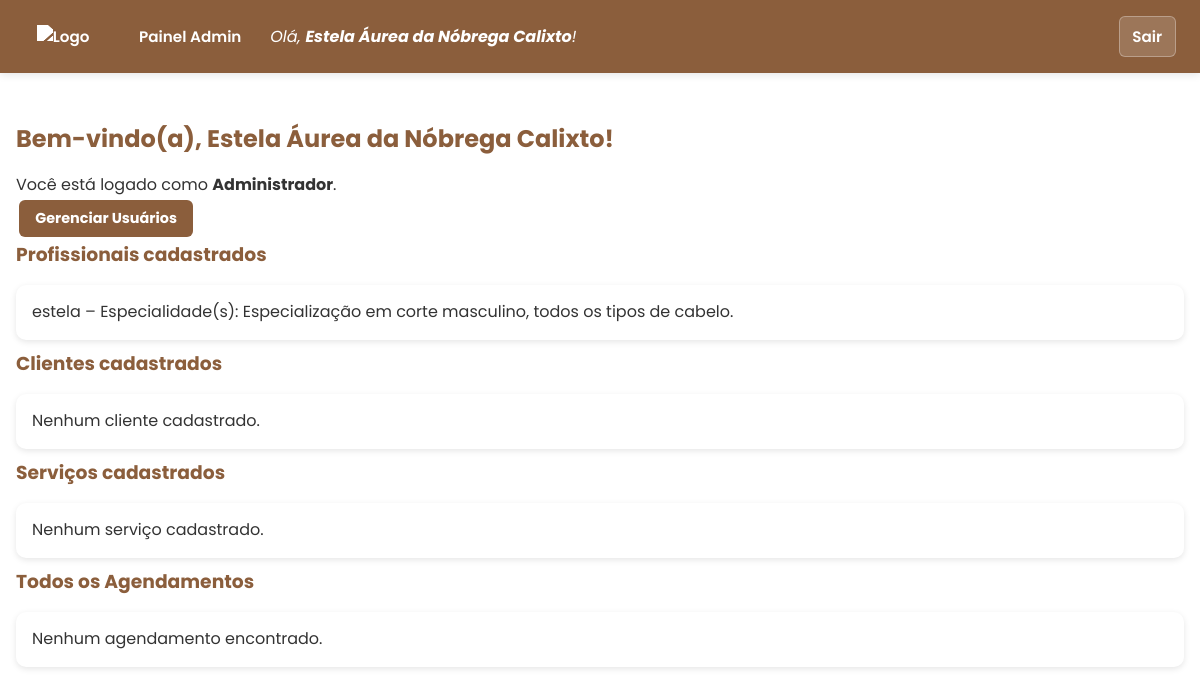
Screenshot of /dashboard/admin (signed in) with the database file from the repository.
### models.py (models this page shows)
class User(db.Model, UserMixin):
    __tablename__ = 'tb_usuarios' # Importante para a chave estrangeira funcionar
    id = db.Column('usu_id', db.Integer, primary_key=True)
    nome = db.Column(db.String(100), nullable=False)
    email = db.Column(db.String(100), unique=True, nullable=False)
    senha_hash = db.Column('usu_senha', db.String(200), nullable=False)
    perfil = db.Column(
        'usu_tipo',
        db.Enum('cliente', 'profissional', 'admin', name='perfil_enum'),
        nullable=False,
        default='cliente'
    )
    is_ativo = db.Column('usu_ativo', db.Boolean, nullable=False, default=True)
    cliente = db.relationship('Cliente', uselist=False, back_populates='user', cascade='all, delete-orphan')
    profissional = db.relationship('Profissional', uselist=False, back_populates='user', cascade='all, delete-orphan')
    administrador = db.relationship('Administrador', uselist=False, back_populates='user', cascade='all, delete-orphan')
    notificacoes = db.relationship('Notificacao', back_populates='user', cascade='all, delete-orphan')

class Profissional(db.Model):
    __tablename__ = 'tb_profissionais'
    id = db.Column('pro_id', db.Integer, primary_key=True)
    user_id = db.Column(
        'pro_usu_id',
        db.Integer,
        db.ForeignKey('tb_usuarios.usu_id'),
        unique=True
    )
    contato = db.Column('pro_contato', db.String(200))
    especialidades = db.Column('pro_especialidades', db.String(500))
    foto_perfil = db.Column('pro_foto_perfil', db.String(100))
    status = db.Column(
        'pro_status',
        db.Enum('pendente', 'aprovado', 'reprovado', name='status_prof_enum'),
        nullable=False,
        default='pendente'
    )
    user = db.relationship('User', back_populates='profissional')
    servicos = db.relationship(
        'Servico',
        back_populates='profissional',
        cascade='all, delete-orphan'
    )
    agendamentos = db.relationship(
        'Agendamento',
        back_populates='profissional',
        cascade='all, delete-orphan'
    )

### app.py (the view)
@app.route('/dashboard/admin')
@exige_login
def dashboard_admin():
    u = current_user()
    if u.perfil != 'admin':
        return redirect(url_for('index'))
    profissionais = Profissional.query.all()
    clientes = Cliente.query.all()
    servicos = Servico.query.all()
    ags = Agendamento.query.order_by(Agendamento.data_hora.desc()).all()
    return render_template(
        'dashboard_admin.html',
        user=u,
        profissionais=profissionais,
        clientes=clientes,
        servicos=servicos,
        agendamentos=ags
    )

### app.py (called while the page is built)
def current_user():
    uid = session.get('user_id')
    if not uid:
        return None
    return User.query.get(uid)

def exige_login(func):
    from functools import wraps
    @wraps(func)
    def wrapper(*args, **kwargs):
        if not current_user():
            return redirect(url_for('index'))
        return func(*args, **kwargs)
    return wrapper

@app.context_processor
def inject_user():
    return dict(user=current_user())

### templates/dashboard_admin.html (shortened to what this page needs)
{% extends "base.html" %}
{% block content %}
  <div class="container">
    <h2>Bem-vindo(a), {{ user.nome }}!</h2>
    <p>Você está logado como <strong>Administrador</strong>.</p>
    <p>
      <a href="{{ url_for('painel_usuarios') }}" class="btn btn-info">Gerenciar Usuários</a>
    </p>
    <h3>Profissionais cadastrados</h3>
    <ul>
      {% for p in profissionais %}
        <li>{{ p.user.nome }} – Especialidade(s): {{ p.especialidades }}</li>
      {% else %}
        <li>Nenhum profissional cadastrado.</li>
      {% endfor %}
    </ul>
    <h3>Clientes cadastrados</h3>
    <ul>
      {% for c in clientes %}
        <li>{{ c.user.nome }} – Contato: {{ c.contato if c.contato else 'Não informado' }}</li>
      {% else %}
        <li>Nenhum cliente cadastrado.</li>
      {% endfor %}
    </ul>
    <h3>Serviços cadastrados</h3>
    <ul>
      {% for s in servicos %}
        <li>{{ s.nome }} ({{ s.duracao_min }} min) – Profissional: {{ s.profissional.user.nome }}</li>
      {% else %}
        <li>Nenhum serviço cadastrado.</li>
      {% endfor %}
    </ul>
    <h3>Todos os Agendamentos</h3>
    <ul>
      {% for ag in agendamentos %}
        <li>
          {{ ag.data_hora.strftime('%d/%m/%Y %H:%M') }} –
          Serviço: {{ ag.servico.nome }} |
          Cliente: {{ ag.cliente.user.nome }} |
          Profissional: {{ ag.profissional.user.nome }}
          ({{ ag.status }})
        </li>
      {% else %}
        <li>Nenhum agendamento encontrado.</li>
      {% endfor %}
    </ul>
  </div>
{% endblock %}

### templates/base.html (shortened to what this page needs)
<!doctype html>
<html lang="pt-BR">
<head>
    <link rel="stylesheet" href="{{ url_for('static', filename='css/style.css') }}">
</head>
<body>
    <header>
        <nav class="nav">
            <div class="nav-logo">
                <a href="{{ url_for('index') }}" class="logo-link">
                    <img src="{{ url_for('static', filename='imgs/logo.png') }}" alt="Logo" class="logo-img">
                </a>
            </div>
            <div class="nav-links" id="nav-links">
                {% if user %}
                    {% if user.perfil == 'cliente' %}
                        <a href="{{ url_for('reservar') }}">Reservar</a>
                    {% elif user.perfil == 'profissional' %}
                        <a href="{{ url_for('dashboard_profissional') }}">Dashboard</a>
                    {% elif user.perfil == 'admin' %}
                        <a href="{{ url_for('dashboard_admin') }}">Painel Admin</a>
                    {% endif %}
                    <div class="user-info">
                        <span>Olá, <strong>{{ user.nome }}</strong>!</span>
                    </div>
                    <a href="{{ url_for('logout') }}" class="logout-btn">Sair</a>
                {% else %}
                    <a href="{{ url_for('login') }}">Entrar</a>
                    <a href="{{ url_for('register_cliente') }}">Cadastrar</a>
                {% endif %}
            </div>
        </nav>
    </header>
    <main>
        {% block content %}{% endblock %}
    </main>
</body>
</html>

### static/css/style.css (style rules this page uses)
* { margin: 0; padding: 0; box-sizing: border-box; }
:root { --cor-primaria: #8B5E3C; --cor-secundaria: #F4E1D2; --cor-destaque: #FF6B35; --cor-fundo: #f9f7f6; --cor-texto: #333; --cor-sucesso: #d4edda; --cor-perigo: #f8d7da; --cor-aviso: #fff3cd; --cor-info: #d1ecf1; }
body { font-family: 'Poppins'; color: var(--cor-texto); min-height: 100vh; background-image: url('../imgs/plano_de_fundo.jpg'); background-repeat: no-repeat; background-size: cover; background-position: center; background-attachment: fixed; }
.container { max-width: 1200px; margin: 2rem auto; padding: 1rem; width: 100%; }
.nav { background: var(--cor-primaria); color: #fff; padding: 1rem 1.5rem; display: flex; gap: 1.5rem; align-items: center; justify-content: space-between; box-shadow: 0 2px 8px rgba(0,0,0,0.1); min-height: 70px; position: relative; flex-wrap: wrap; }
.nav-logo { display: flex; align-items: center; flex-shrink: 0; }
.logo-link { display: flex; align-items: center; text-decoration: none; transition: transform 0.3s ease; outline: none; }
.logo-link, .logo-link:hover, .logo-link:focus, .logo-link:active { background: transparent !important; outline: none; box-shadow: none !important; }
.logo-img { background-color: transparent; max-height: 60px; width: auto; object-fit: contain; filter: brightness(0) invert(1); image-rendering: auto; }
.nav-links { display: flex; gap: 1rem; align-items: center; flex-wrap: wrap; flex: 1; justify-content: flex-end; }
.nav a { color: #fff; text-decoration: none; font-weight: 600; padding: 0.5rem 0.8rem; border-radius: 6px; transition: background 0.3s; font-size: 0.95rem; white-space: nowrap; }
.nav .user-info { margin-right: auto; font-style: italic; display: flex; align-items: center; gap: 0.5rem; flex-wrap: wrap; }
.nav .user-info strong { font-weight: 700; color: #fff; }
.nav .logout-btn { background: rgba(255, 255, 255, 0.15); border: 1px solid rgba(255, 255, 255, 0.3); }
button, .btn { background: var(--cor-primaria); color: #fff; border: none; padding: 0.8rem 1.2rem; border-radius: 8px; font-size: 1rem; font-weight: bold; cursor: pointer; transition: transform 0.2s, background 0.3s; text-align: center; display: inline-block; }
.btn { padding: 0.5rem 1rem; border-radius: 6px; margin: 0.2rem; font-size: 0.9rem; }
ul { list-style: none; padding: 0; }
ul li, .card { background: #fff; margin: 0.6rem 0; padding: 1rem; border-radius: 10px; box-shadow: 0 2px 6px rgba(0,0,0,0.1); line-height: 1.4; }
h1, h2, h3 { color: var(--cor-primaria); margin-bottom: 1rem; }
a { text-decoration: none; color: #0066cc; }
.nav a { position: relative; display: inline-flex; align-items: center; }

### rows the page displays
User: nome "Estela Áurea da Nóbrega Calixto"
Profissional: user.nome "estela", especialidades "Especialização em corte masculino, todos os tipos de cabelo."
